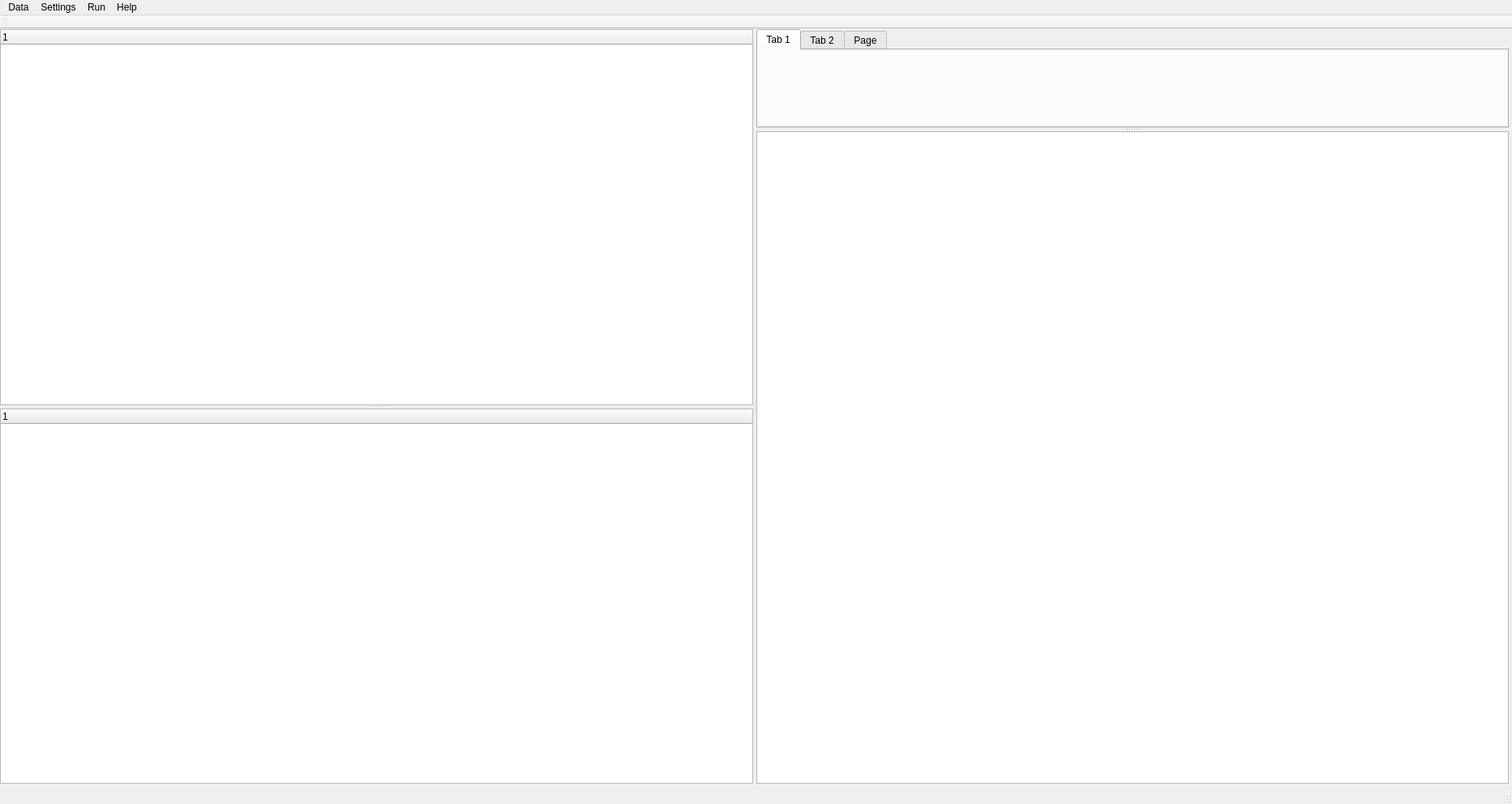
<?xml version="1.0" encoding="UTF-8"?>
<ui version="4.0">
 <class>MainWindow</class>
 <widget class="QMainWindow" name="MainWindow">
  <property name="geometry">
   <rect>
    <x>0</x>
    <y>0</y>
    <width>1865</width>
    <height>992</height>
   </rect>
  </property>
  <property name="windowTitle">
   <string>MainWindow</string>
  </property>
  <property name="windowIcon">
   <iconset resource="resources.qrc">
    <normaloff>:/Afbeeldingen/timetableconstructor.jpg</normaloff>:/Afbeeldingen/timetableconstructor.jpg</iconset>
  </property>
  <widget class="QWidget" name="centralWidget">
   <widget class="QSplitter" name="splitter_overall">
    <property name="geometry">
     <rect>
      <x>0</x>
      <y>0</y>
      <width>1861</width>
      <height>931</height>
     </rect>
    </property>
    <property name="orientation">
     <enum>Qt::Horizontal</enum>
    </property>
    <widget class="QSplitter" name="splitter_trees">
     <property name="orientation">
      <enum>Qt::Vertical</enum>
     </property>
     <widget class="QTreeWidget" name="tree_timetable_data">
      <column>
       <property name="text">
        <string notr="true">1</string>
       </property>
      </column>
     </widget>
     <widget class="QTreeWidget" name="tree_building_data">
      <column>
       <property name="text">
        <string notr="true">1</string>
       </property>
      </column>
     </widget>
    </widget>
    <widget class="QSplitter" name="splitter_solandoutput">
     <property name="orientation">
      <enum>Qt::Vertical</enum>
     </property>
     <widget class="QTabWidget" name="tabwidget_timetable">
      <widget class="QWidget" name="tab1_timeslotroom">
       <attribute name="title">
        <string>Tab 1</string>
       </attribute>
      </widget>
      <widget class="QWidget" name="tab2_teachers">
       <attribute name="title">
        <string>Tab 2</string>
       </attribute>
      </widget>
      <widget class="QWidget" name="tab3_curricula">
       <attribute name="title">
        <string>Page</string>
       </attribute>
      </widget>
     </widget>
     <widget class="QPlainTextEdit" name="textedit_algorithm_output">
      <property name="readOnly">
       <bool>true</bool>
      </property>
     </widget>
    </widget>
   </widget>
  </widget>
  <widget class="QMenuBar" name="menuBar">
   <property name="geometry">
    <rect>
     <x>0</x>
     <y>0</y>
     <width>1865</width>
     <height>21</height>
    </rect>
   </property>
   <widget class="QMenu" name="menuData">
    <property name="title">
     <string>Data</string>
    </property>
    <addaction name="actionImport_Timetable_Data"/>
    <addaction name="actionClear_Timetable_Data"/>
    <addaction name="separator"/>
    <addaction name="actionImport_Building_Data"/>
    <addaction name="actionClear_Building_Data"/>
    <addaction name="separator"/>
    <addaction name="actionImport_Solution"/>
    <addaction name="actionClear_Solution"/>
    <addaction name="separator"/>
    <addaction name="actionImport_Surrogate_Map"/>
    <addaction name="actionClear_Surrogate_Map"/>
    <addaction name="separator"/>
    <addaction name="actionReset_Surrogates"/>
    <addaction name="separator"/>
    <addaction name="actionImport_Relevant_Timeslots_Traveltimes"/>
   </widget>
   <widget class="QMenu" name="menuSettings">
    <property name="title">
     <string>Settings</string>
    </property>
    <addaction name="actionConfigure_Menge"/>
    <addaction name="actionConfigure_Algorithm"/>
   </widget>
   <widget class="QMenu" name="menuRun">
    <property name="title">
     <string>Run</string>
    </property>
    <addaction name="actionAnalyze_Evacuation"/>
    <addaction name="actionAnalyze_Flow_Between_Consecutive_Events"/>
    <addaction name="separator"/>
    <addaction name="actionAnalyze_Solution"/>
    <addaction name="separator"/>
    <addaction name="actionRun_Algorithm"/>
    <addaction name="actionSave_Solution"/>
    <addaction name="separator"/>
    <addaction name="actionCompare_Learning_Methods"/>
    <addaction name="separator"/>
    <addaction name="actionDo_Exhaustive_Search"/>
    <addaction name="separator"/>
    <addaction name="actionGenerate_Timetable_Instance"/>
   </widget>
   <widget class="QMenu" name="menuHelp">
    <property name="title">
     <string>Help</string>
    </property>
    <addaction name="actionHow_To"/>
    <addaction name="actionAbout"/>
   </widget>
   <addaction name="menuData"/>
   <addaction name="menuSettings"/>
   <addaction name="menuRun"/>
   <addaction name="menuHelp"/>
  </widget>
  <widget class="QToolBar" name="mainToolBar">
   <attribute name="toolBarArea">
    <enum>TopToolBarArea</enum>
   </attribute>
   <attribute name="toolBarBreak">
    <bool>false</bool>
   </attribute>
  </widget>
  <widget class="QStatusBar" name="statusBar"/>
  <action name="actionImport_Timetable_Data">
   <property name="icon">
    <iconset resource="resources.qrc">
     <normaloff>:/Afbeeldingen/Open Icon.png</normaloff>:/Afbeeldingen/Open Icon.png</iconset>
   </property>
   <property name="text">
    <string>Import Timetable Data</string>
   </property>
  </action>
  <action name="actionClear_Timetable_Data">
   <property name="icon">
    <iconset resource="resources.qrc">
     <normaloff>:/Afbeeldingen/Delete Icon.PNG</normaloff>:/Afbeeldingen/Delete Icon.PNG</iconset>
   </property>
   <property name="text">
    <string>Clear Timetable Data</string>
   </property>
  </action>
  <action name="actionImport_Building_Data">
   <property name="icon">
    <iconset resource="resources.qrc">
     <normaloff>:/Afbeeldingen/Open Icon.png</normaloff>:/Afbeeldingen/Open Icon.png</iconset>
   </property>
   <property name="text">
    <string>Import Building Data</string>
   </property>
  </action>
  <action name="actionClear_Building_Data">
   <property name="icon">
    <iconset resource="resources.qrc">
     <normaloff>:/Afbeeldingen/Delete Icon.PNG</normaloff>:/Afbeeldingen/Delete Icon.PNG</iconset>
   </property>
   <property name="text">
    <string>Clear Building Data</string>
   </property>
  </action>
  <action name="actionImport_Solution">
   <property name="icon">
    <iconset resource="resources.qrc">
     <normaloff>:/Afbeeldingen/Open Icon.png</normaloff>:/Afbeeldingen/Open Icon.png</iconset>
   </property>
   <property name="text">
    <string>Import Solution</string>
   </property>
  </action>
  <action name="actionClear_Solution">
   <property name="icon">
    <iconset resource="resources.qrc">
     <normaloff>:/Afbeeldingen/Delete Icon.PNG</normaloff>:/Afbeeldingen/Delete Icon.PNG</iconset>
   </property>
   <property name="text">
    <string>Clear Solution</string>
   </property>
  </action>
  <action name="actionImport_Decision_Function_Evacuations">
   <property name="icon">
    <iconset resource="resources.qrc">
     <normaloff>:/Afbeeldingen/ImportIcon.jpg</normaloff>:/Afbeeldingen/ImportIcon.jpg</iconset>
   </property>
   <property name="text">
    <string>Import Decision Function Evacuations</string>
   </property>
  </action>
  <action name="actionClear_Decision_Function_Evacuations">
   <property name="icon">
    <iconset resource="resources.qrc">
     <normaloff>:/Afbeeldingen/Delete Icon.PNG</normaloff>:/Afbeeldingen/Delete Icon.PNG</iconset>
   </property>
   <property name="text">
    <string>Clear Decision Function Evacuations</string>
   </property>
  </action>
  <action name="actionImport_Decision_Function_Traveltime">
   <property name="icon">
    <iconset resource="resources.qrc">
     <normaloff>:/Afbeeldingen/ImportIcon.jpg</normaloff>:/Afbeeldingen/ImportIcon.jpg</iconset>
   </property>
   <property name="text">
    <string>Import Decision Function Traveltime</string>
   </property>
   <property name="toolTip">
    <string>Import Decision Function Traveltime</string>
   </property>
  </action>
  <action name="actionClear_Decision_Function_Traveltime">
   <property name="icon">
    <iconset resource="resources.qrc">
     <normaloff>:/Afbeeldingen/Delete Icon.PNG</normaloff>:/Afbeeldingen/Delete Icon.PNG</iconset>
   </property>
   <property name="text">
    <string>Clear Decision Function Traveltime</string>
   </property>
  </action>
  <action name="actionConfigure_Algorithm">
   <property name="icon">
    <iconset resource="resources.qrc">
     <normaloff>:/Afbeeldingen/Run Settings.png</normaloff>:/Afbeeldingen/Run Settings.png</iconset>
   </property>
   <property name="text">
    <string>Configure Algorithm</string>
   </property>
  </action>
  <action name="actionRun_Algorithm">
   <property name="icon">
    <iconset resource="resources.qrc">
     <normaloff>:/Afbeeldingen/Play Icon.png</normaloff>:/Afbeeldingen/Play Icon.png</iconset>
   </property>
   <property name="text">
    <string>Run Algorithm</string>
   </property>
   <property name="shortcut">
    <string>F5</string>
   </property>
  </action>
  <action name="actionSave_Solution">
   <property name="icon">
    <iconset resource="resources.qrc">
     <normaloff>:/Afbeeldingen/Save Icon.PNG</normaloff>:/Afbeeldingen/Save Icon.PNG</iconset>
   </property>
   <property name="text">
    <string>Save Solution</string>
   </property>
  </action>
  <action name="actionAnalyze_Solution">
   <property name="icon">
    <iconset resource="resources.qrc">
     <normaloff>:/Afbeeldingen/Analyze Icon.png</normaloff>:/Afbeeldingen/Analyze Icon.png</iconset>
   </property>
   <property name="text">
    <string>Analyze Solution</string>
   </property>
  </action>
  <action name="actionAnalyze_Evacuation">
   <property name="icon">
    <iconset resource="resources.qrc">
     <normaloff>:/Afbeeldingen/Analyze Icon.png</normaloff>:/Afbeeldingen/Analyze Icon.png</iconset>
   </property>
   <property name="text">
    <string>Analyze Evacuation</string>
   </property>
  </action>
  <action name="actionAnalyze_Flow_Between_Consecutive_Events">
   <property name="icon">
    <iconset resource="resources.qrc">
     <normaloff>:/Afbeeldingen/Analyze Icon.png</normaloff>:/Afbeeldingen/Analyze Icon.png</iconset>
   </property>
   <property name="text">
    <string>Analyze Flow Between Consecutive Events</string>
   </property>
  </action>
  <action name="actionHow_To">
   <property name="icon">
    <iconset resource="resources.qrc">
     <normaloff>:/Afbeeldingen/Help Icon.PNG</normaloff>:/Afbeeldingen/Help Icon.PNG</iconset>
   </property>
   <property name="text">
    <string>How To</string>
   </property>
   <property name="shortcut">
    <string>F1</string>
   </property>
  </action>
  <action name="actionAbout">
   <property name="icon">
    <iconset resource="resources.qrc">
     <normaloff>:/Afbeeldingen/About Icon.png</normaloff>:/Afbeeldingen/About Icon.png</iconset>
   </property>
   <property name="text">
    <string>About</string>
   </property>
  </action>
  <action name="actionConfigure_Menge">
   <property name="icon">
    <iconset resource="resources.qrc">
     <normaloff>:/Afbeeldingen/Settings Icon.png</normaloff>:/Afbeeldingen/Settings Icon.png</iconset>
   </property>
   <property name="text">
    <string>Configure Menge</string>
   </property>
  </action>
  <action name="actionCompare_Learning_Methods">
   <property name="icon">
    <iconset resource="resources.qrc">
     <normaloff>:/Afbeeldingen/Play Icon.png</normaloff>:/Afbeeldingen/Play Icon.png</iconset>
   </property>
   <property name="text">
    <string>Compare Learning Methods</string>
   </property>
  </action>
  <action name="actionImport_Surrogate_Map">
   <property name="icon">
    <iconset resource="resources.qrc">
     <normaloff>:/Afbeeldingen/ImportIcon.jpg</normaloff>:/Afbeeldingen/ImportIcon.jpg</iconset>
   </property>
   <property name="text">
    <string>Import Surrogate Map</string>
   </property>
  </action>
  <action name="actionClear_Surrogate_Map">
   <property name="icon">
    <iconset resource="resources.qrc">
     <normaloff>:/Afbeeldingen/Delete Icon.PNG</normaloff>:/Afbeeldingen/Delete Icon.PNG</iconset>
   </property>
   <property name="text">
    <string>Clear Surrogate Map</string>
   </property>
  </action>
  <action name="actionSave_Decision_Functions">
   <property name="icon">
    <iconset resource="resources.qrc">
     <normaloff>:/Afbeeldingen/Save Icon.PNG</normaloff>:/Afbeeldingen/Save Icon.PNG</iconset>
   </property>
   <property name="text">
    <string>Save Decision Function(s)</string>
   </property>
  </action>
  <action name="actionReset_Surrogates">
   <property name="icon">
    <iconset resource="resources.qrc">
     <normaloff>:/Afbeeldingen/Delete Icon.PNG</normaloff>:/Afbeeldingen/Delete Icon.PNG</iconset>
   </property>
   <property name="text">
    <string>Reset Surrogates</string>
   </property>
  </action>
  <action name="actionImport_Relevant_Timeslots_Traveltimes">
   <property name="icon">
    <iconset resource="resources.qrc">
     <normaloff>:/Afbeeldingen/ImportIcon.jpg</normaloff>:/Afbeeldingen/ImportIcon.jpg</iconset>
   </property>
   <property name="text">
    <string>Import Relevant Timeslots Traveltimes</string>
   </property>
  </action>
  <action name="actionDo_Exhaustive_Search">
   <property name="icon">
    <iconset resource="resources.qrc">
     <normaloff>:/Afbeeldingen/Play Icon.png</normaloff>:/Afbeeldingen/Play Icon.png</iconset>
   </property>
   <property name="text">
    <string>Do Exhaustive Search</string>
   </property>
  </action>
  <action name="actionGenerate_Timetable_Instance">
   <property name="icon">
    <iconset resource="resources.qrc">
     <normaloff>:/Afbeeldingen/Play Icon.png</normaloff>:/Afbeeldingen/Play Icon.png</iconset>
   </property>
   <property name="text">
    <string>Generate Timetable Instance</string>
   </property>
  </action>
 </widget>
 <layoutdefault spacing="6" margin="11"/>
 <resources>
  <include location="resources.qrc"/>
 </resources>
 <connections/>
</ui>
